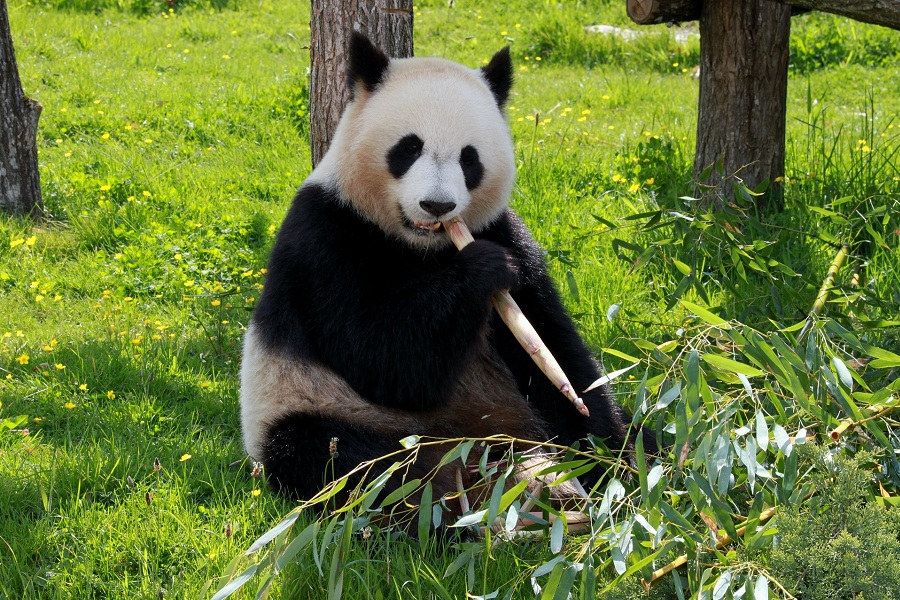
%> input picture 2A/L2_Filtering/panda.jpg, 900 x 600 px
$ octave 'Linearity and Convolution.m'   (GNU Octave 9; MATLAB toolbox functions it lacks are replaced by stand-ins)
%> lines starting %> are read from the running program, lines starting %| are printed output that depends on the picture
%read image
img = imread('panda.jpg');
%> img is the input picture: size 600x900x3 uint8; mean R, G, B 100.9, 119, 53
imshow(img);

% TODO: Now apply a Gaussian filter to smooth out the noise

fs = 21;
fsig = 4;
pkg load image;
fil = fspecial('gaussian',fs,fsig);

% applying various filters
smooth = imfilter(img, fil, 'symmetric');
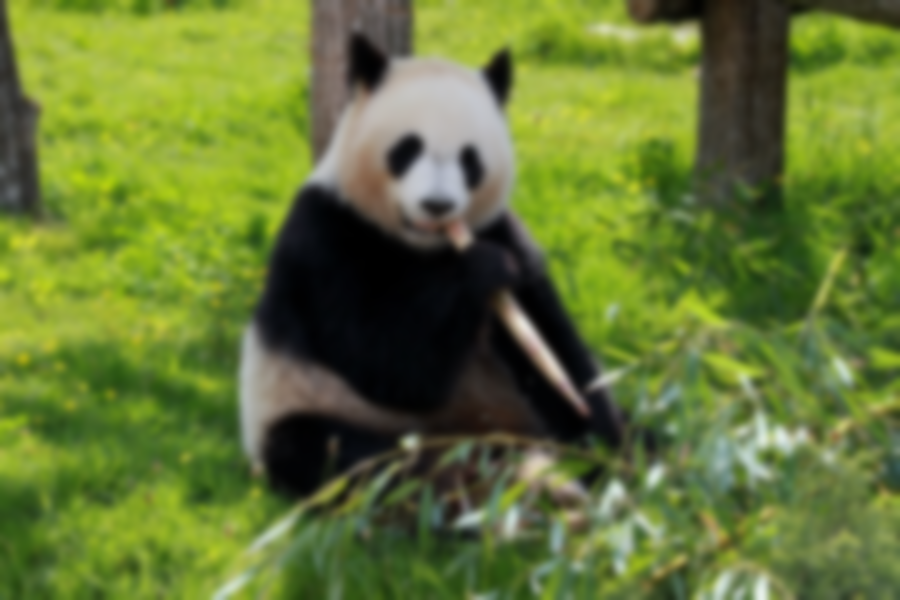
%> smooth: size 600x900x3 uint8; mean R, G, B 100.9, 119, 53; mean of the top-left, top-right, bottom-left and bottom-right quarters 107.8, 93.3, 74, 88.7
smooth = imfilter(img, fil, 'replicate');
imshow(smooth)

%add salt and pepper noise
noisey_img = imnoise(img, 'salt & pepper', 0.02);
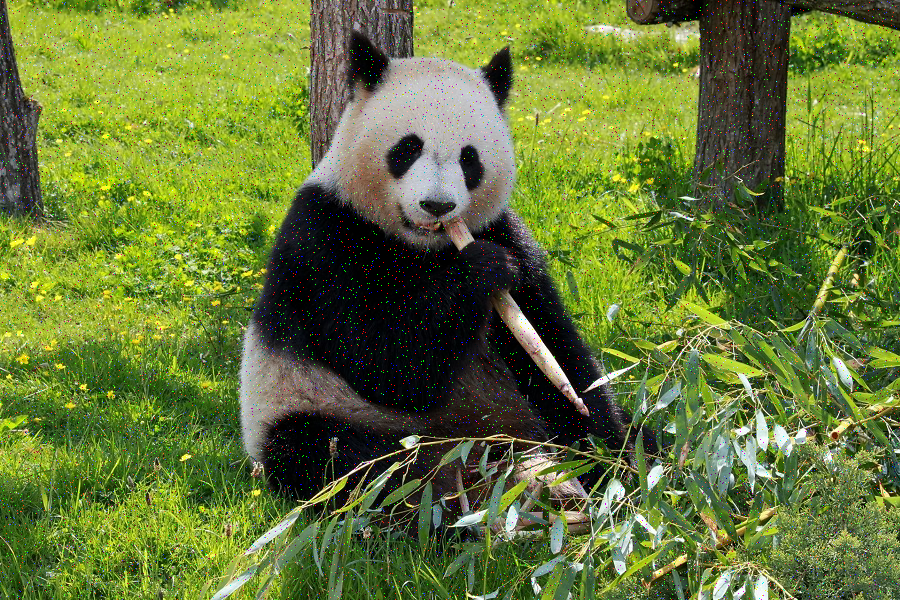
%> noisey_img: size 600x900x3 uint8; mean R, G, B 101.5, 119.1, 54.4
imshow(noisey_img)

%apply median filter
%> (the run ends here)
